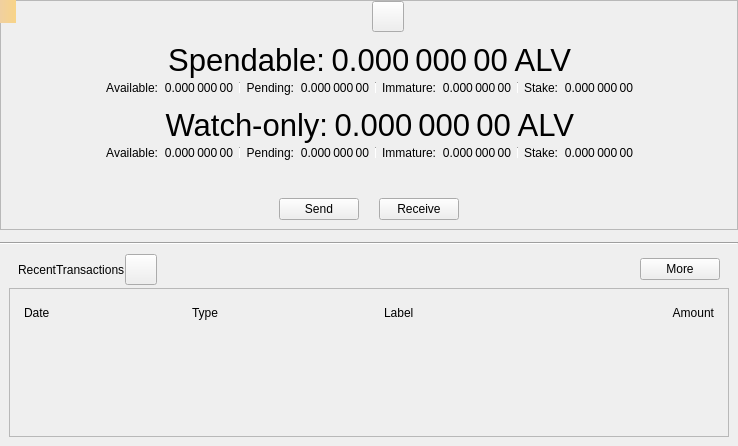
<?xml version="1.0" encoding="UTF-8"?>
<ui version="4.0">
 <class>OverviewPage</class>
 <widget class="QWidget" name="OverviewPage">
  <property name="geometry">
   <rect>
    <x>0</x>
    <y>0</y>
    <width>738</width>
    <height>446</height>
   </rect>
  </property>
  <property name="windowTitle">
   <string>Form</string>
  </property>
  <layout class="QVBoxLayout" name="verticalLayout_6">
   <property name="spacing">
    <number>0</number>
   </property>
   <property name="leftMargin">
    <number>0</number>
   </property>
   <property name="topMargin">
    <number>0</number>
   </property>
   <property name="rightMargin">
    <number>0</number>
   </property>
   <property name="bottomMargin">
    <number>0</number>
   </property>
   <item>
    <widget class="QFrame" name="frameBalances">
     <property name="frameShape">
      <enum>QFrame::StyledPanel</enum>
     </property>
     <property name="frameShadow">
      <enum>QFrame::Raised</enum>
     </property>
     <layout class="QVBoxLayout" name="verticalLayout_5">
      <property name="spacing">
       <number>0</number>
      </property>
      <property name="leftMargin">
       <number>0</number>
      </property>
      <property name="topMargin">
       <number>0</number>
      </property>
      <property name="rightMargin">
       <number>0</number>
      </property>
      <property name="bottomMargin">
       <number>0</number>
      </property>
      <item>
       <widget class="QWidget" name="widgetStatus" native="true">
        <layout class="QHBoxLayout" name="horizontalLayout_16">
         <property name="leftMargin">
          <number>0</number>
         </property>
         <property name="topMargin">
          <number>0</number>
         </property>
         <property name="rightMargin">
          <number>0</number>
         </property>
         <property name="bottomMargin">
          <number>0</number>
         </property>
         <item>
          <spacer name="horizontalSpacer_6">
           <property name="orientation">
            <enum>Qt::Horizontal</enum>
           </property>
           <property name="sizeHint" stdset="0">
            <size>
             <width>0</width>
             <height>20</height>
            </size>
           </property>
          </spacer>
         </item>
         <item>
          <widget class="QLabel" name="labelLogo">
           <property name="sizePolicy">
            <sizepolicy hsizetype="Fixed" vsizetype="Fixed">
             <horstretch>0</horstretch>
             <verstretch>0</verstretch>
            </sizepolicy>
           </property>
           <property name="minimumSize">
            <size>
             <width>32</width>
             <height>32</height>
            </size>
           </property>
          </widget>
         </item>
         <item>
          <widget class="QToolButton" name="labelWalletStatus">
           <property name="enabled">
            <bool>true</bool>
           </property>
           <property name="toolTip">
            <string>The displayed information may be out of date. Your wallet automatically synchronizes with the AlveyCoin network after a connection is established, but this process has not completed yet.</string>
           </property>
           <property name="text">
            <string/>
           </property>
           <property name="icon">
            <iconset>
             <normaloff>:/icons/warning</normaloff>
             <disabledoff>:/icons/warning</disabledoff>:/icons/warning</iconset>
           </property>
           <property name="iconSize">
            <size>
             <width>24</width>
             <height>24</height>
            </size>
           </property>
           <property name="flat" stdset="0">
            <bool>false</bool>
           </property>
          </widget>
         </item>
         <item>
          <spacer name="horizontalSpacer_5">
           <property name="orientation">
            <enum>Qt::Horizontal</enum>
           </property>
           <property name="sizeHint" stdset="0">
            <size>
             <width>0</width>
             <height>20</height>
            </size>
           </property>
          </spacer>
         </item>
        </layout>
       </widget>
      </item>
      <item>
       <widget class="QWidget" name="widgetWallet" native="true">
        <layout class="QVBoxLayout" name="verticalLayout_2">
         <property name="spacing">
          <number>0</number>
         </property>
         <item>
          <widget class="QWidget" name="widgetTotal" native="true">
           <layout class="QHBoxLayout" name="horizontalLayout">
            <property name="leftMargin">
             <number>0</number>
            </property>
            <property name="topMargin">
             <number>0</number>
            </property>
            <property name="rightMargin">
             <number>0</number>
            </property>
            <property name="bottomMargin">
             <number>0</number>
            </property>
            <item>
             <spacer name="horizontalSpacer_7">
              <property name="orientation">
               <enum>Qt::Horizontal</enum>
              </property>
              <property name="sizeHint" stdset="0">
               <size>
                <width>0</width>
                <height>20</height>
               </size>
              </property>
             </spacer>
            </item>
            <item>
             <widget class="QLabel" name="labelSpendable">
              <property name="font">
               <font>
                <pointsize>23</pointsize>
               </font>
              </property>
              <property name="text">
               <string>Spendable:</string>
              </property>
              <property name="alignment">
               <set>Qt::AlignRight|Qt::AlignTrailing|Qt::AlignVCenter</set>
              </property>
             </widget>
            </item>
            <item>
             <widget class="QLabel" name="labelTotal">
              <property name="font">
               <font>
                <pointsize>23</pointsize>
               </font>
              </property>
              <property name="cursor">
               <cursorShape>IBeamCursor</cursorShape>
              </property>
              <property name="toolTip">
               <string>Your current total balance</string>
              </property>
              <property name="text">
               <string notr="true">0.000 000 00 ALV</string>
              </property>
              <property name="alignment">
               <set>Qt::AlignRight|Qt::AlignTrailing|Qt::AlignVCenter</set>
              </property>
              <property name="textInteractionFlags">
               <set>Qt::LinksAccessibleByMouse|Qt::TextSelectableByMouse</set>
              </property>
             </widget>
            </item>
            <item>
             <spacer name="horizontalSpacer_8">
              <property name="orientation">
               <enum>Qt::Horizontal</enum>
              </property>
              <property name="sizeHint" stdset="0">
               <size>
                <width>0</width>
                <height>20</height>
               </size>
              </property>
             </spacer>
            </item>
           </layout>
          </widget>
         </item>
         <item>
          <layout class="QHBoxLayout" name="horizontalLayout_13">
           <property name="leftMargin">
            <number>0</number>
           </property>
           <property name="topMargin">
            <number>0</number>
           </property>
           <property name="rightMargin">
            <number>0</number>
           </property>
           <property name="bottomMargin">
            <number>0</number>
           </property>
           <item>
            <spacer name="horizontalSpacer_9">
             <property name="orientation">
              <enum>Qt::Horizontal</enum>
             </property>
             <property name="sizeHint" stdset="0">
              <size>
               <width>40</width>
               <height>20</height>
              </size>
             </property>
            </spacer>
           </item>
           <item>
            <widget class="QWidget" name="widgetBalance" native="true">
             <layout class="QHBoxLayout" name="horizontalLayout_2">
              <property name="leftMargin">
               <number>0</number>
              </property>
              <property name="topMargin">
               <number>0</number>
              </property>
              <property name="rightMargin">
               <number>0</number>
              </property>
              <property name="bottomMargin">
               <number>0</number>
              </property>
              <item>
               <widget class="QLabel" name="labelBalanceText">
                <property name="text">
                 <string>Available:</string>
                </property>
                <property name="alignment">
                 <set>Qt::AlignRight|Qt::AlignTrailing|Qt::AlignVCenter</set>
                </property>
               </widget>
              </item>
              <item>
               <widget class="QLabel" name="labelBalance">
                <property name="cursor">
                 <cursorShape>IBeamCursor</cursorShape>
                </property>
                <property name="toolTip">
                 <string>Your current spendable balance</string>
                </property>
                <property name="text">
                 <string notr="true">0.000 000 00</string>
                </property>
                <property name="alignment">
                 <set>Qt::AlignRight|Qt::AlignTrailing|Qt::AlignVCenter</set>
                </property>
                <property name="textInteractionFlags">
                 <set>Qt::LinksAccessibleByMouse|Qt::TextSelectableByMouse</set>
                </property>
               </widget>
              </item>
             </layout>
            </widget>
           </item>
           <item>
            <widget class="QWidget" name="widgetPending" native="true">
             <layout class="QHBoxLayout" name="horizontalLayout_3">
              <property name="leftMargin">
               <number>6</number>
              </property>
              <property name="topMargin">
               <number>0</number>
              </property>
              <property name="rightMargin">
               <number>0</number>
              </property>
              <property name="bottomMargin">
               <number>0</number>
              </property>
              <item>
               <widget class="Line" name="vLine">
                <property name="maximumSize">
                 <size>
                  <width>1</width>
                  <height>12</height>
                 </size>
                </property>
                <property name="orientation">
                 <enum>Qt::Vertical</enum>
                </property>
               </widget>
              </item>
              <item>
               <widget class="QLabel" name="labelPendingText">
                <property name="text">
                 <string>Pending:</string>
                </property>
                <property name="alignment">
                 <set>Qt::AlignRight|Qt::AlignTrailing|Qt::AlignVCenter</set>
                </property>
               </widget>
              </item>
              <item>
               <widget class="QLabel" name="labelUnconfirmed">
                <property name="cursor">
                 <cursorShape>IBeamCursor</cursorShape>
                </property>
                <property name="toolTip">
                 <string>Total of transactions that have yet to be confirmed, and do not yet count toward the spendable balance</string>
                </property>
                <property name="text">
                 <string notr="true">0.000 000 00</string>
                </property>
                <property name="alignment">
                 <set>Qt::AlignRight|Qt::AlignTrailing|Qt::AlignVCenter</set>
                </property>
                <property name="textInteractionFlags">
                 <set>Qt::LinksAccessibleByMouse|Qt::TextSelectableByMouse</set>
                </property>
               </widget>
              </item>
             </layout>
            </widget>
           </item>
           <item>
            <widget class="QWidget" name="widgetImmature" native="true">
             <layout class="QHBoxLayout" name="horizontalLayout_4">
              <property name="leftMargin">
               <number>6</number>
              </property>
              <property name="topMargin">
               <number>0</number>
              </property>
              <property name="rightMargin">
               <number>0</number>
              </property>
              <property name="bottomMargin">
               <number>0</number>
              </property>
              <item>
               <widget class="Line" name="vLine_2">
                <property name="maximumSize">
                 <size>
                  <width>1</width>
                  <height>12</height>
                 </size>
                </property>
                <property name="orientation">
                 <enum>Qt::Vertical</enum>
                </property>
               </widget>
              </item>
              <item>
               <widget class="QLabel" name="labelImmatureText">
                <property name="text">
                 <string>Immature:</string>
                </property>
                <property name="alignment">
                 <set>Qt::AlignRight|Qt::AlignTrailing|Qt::AlignVCenter</set>
                </property>
               </widget>
              </item>
              <item>
               <widget class="QLabel" name="labelImmature">
                <property name="cursor">
                 <cursorShape>IBeamCursor</cursorShape>
                </property>
                <property name="toolTip">
                 <string>Mined balance that has not yet matured</string>
                </property>
                <property name="text">
                 <string notr="true">0.000 000 00</string>
                </property>
                <property name="alignment">
                 <set>Qt::AlignRight|Qt::AlignTrailing|Qt::AlignVCenter</set>
                </property>
                <property name="textInteractionFlags">
                 <set>Qt::LinksAccessibleByMouse|Qt::TextSelectableByMouse</set>
                </property>
               </widget>
              </item>
             </layout>
            </widget>
           </item>
           <item>
            <widget class="QWidget" name="widgetStake" native="true">
             <layout class="QHBoxLayout" name="horizontalLayout_7">
              <property name="leftMargin">
               <number>6</number>
              </property>
              <property name="topMargin">
               <number>0</number>
              </property>
              <property name="rightMargin">
               <number>0</number>
              </property>
              <property name="bottomMargin">
               <number>0</number>
              </property>
              <item>
               <widget class="Line" name="vLine_3">
                <property name="maximumSize">
                 <size>
                  <width>1</width>
                  <height>12</height>
                 </size>
                </property>
                <property name="orientation">
                 <enum>Qt::Vertical</enum>
                </property>
               </widget>
              </item>
              <item>
               <widget class="QLabel" name="labelStakeText">
                <property name="text">
                 <string>Stake:</string>
                </property>
                <property name="alignment">
                 <set>Qt::AlignRight|Qt::AlignTrailing|Qt::AlignVCenter</set>
                </property>
               </widget>
              </item>
              <item>
               <widget class="QLabel" name="labelStake">
                <property name="text">
                 <string>0.000 000 00</string>
                </property>
                <property name="alignment">
                 <set>Qt::AlignRight|Qt::AlignTrailing|Qt::AlignVCenter</set>
                </property>
                <property name="textInteractionFlags">
                 <set>Qt::LinksAccessibleByMouse|Qt::TextSelectableByMouse</set>
                </property>
               </widget>
              </item>
             </layout>
            </widget>
           </item>
           <item>
            <spacer name="horizontalSpacer_10">
             <property name="orientation">
              <enum>Qt::Horizontal</enum>
             </property>
             <property name="sizeHint" stdset="0">
              <size>
               <width>40</width>
               <height>20</height>
              </size>
             </property>
            </spacer>
           </item>
          </layout>
         </item>
        </layout>
       </widget>
      </item>
      <item>
       <widget class="QWidget" name="widgetWatch" native="true">
        <layout class="QVBoxLayout" name="verticalLayout_4">
         <property name="spacing">
          <number>0</number>
         </property>
         <property name="topMargin">
          <number>0</number>
         </property>
         <property name="bottomMargin">
          <number>0</number>
         </property>
         <item>
          <widget class="QWidget" name="widgetWatchTotal" native="true">
           <layout class="QHBoxLayout" name="horizontalLayout_8">
            <property name="leftMargin">
             <number>0</number>
            </property>
            <property name="topMargin">
             <number>0</number>
            </property>
            <property name="rightMargin">
             <number>0</number>
            </property>
            <property name="bottomMargin">
             <number>0</number>
            </property>
            <item>
             <spacer name="horizontalSpacer_11">
              <property name="orientation">
               <enum>Qt::Horizontal</enum>
              </property>
              <property name="sizeHint" stdset="0">
               <size>
                <width>0</width>
                <height>20</height>
               </size>
              </property>
             </spacer>
            </item>
            <item>
             <widget class="QLabel" name="labelWatchonly">
              <property name="font">
               <font>
                <pointsize>23</pointsize>
               </font>
              </property>
              <property name="text">
               <string>Watch-only:</string>
              </property>
              <property name="alignment">
               <set>Qt::AlignRight|Qt::AlignTrailing|Qt::AlignVCenter</set>
              </property>
             </widget>
            </item>
            <item>
             <widget class="QLabel" name="labelWatchTotal">
              <property name="font">
               <font>
                <pointsize>23</pointsize>
               </font>
              </property>
              <property name="cursor">
               <cursorShape>IBeamCursor</cursorShape>
              </property>
              <property name="toolTip">
               <string>Current total balance in watch-only addresses</string>
              </property>
              <property name="text">
               <string notr="true">0.000 000 00 ALV</string>
              </property>
              <property name="alignment">
               <set>Qt::AlignRight|Qt::AlignTrailing|Qt::AlignVCenter</set>
              </property>
              <property name="textInteractionFlags">
               <set>Qt::LinksAccessibleByMouse|Qt::TextSelectableByMouse</set>
              </property>
             </widget>
            </item>
            <item>
             <spacer name="horizontalSpacer_12">
              <property name="orientation">
               <enum>Qt::Horizontal</enum>
              </property>
              <property name="sizeHint" stdset="0">
               <size>
                <width>0</width>
                <height>20</height>
               </size>
              </property>
             </spacer>
            </item>
           </layout>
          </widget>
         </item>
         <item>
          <layout class="QHBoxLayout" name="horizontalLayout_14">
           <property name="leftMargin">
            <number>0</number>
           </property>
           <property name="rightMargin">
            <number>0</number>
           </property>
           <item>
            <spacer name="horizontalSpacer_13">
             <property name="orientation">
              <enum>Qt::Horizontal</enum>
             </property>
             <property name="sizeHint" stdset="0">
              <size>
               <width>0</width>
               <height>20</height>
              </size>
             </property>
            </spacer>
           </item>
           <item>
            <widget class="QWidget" name="widgetWatchAvailable" native="true">
             <layout class="QHBoxLayout" name="horizontalLayout_9">
              <property name="leftMargin">
               <number>0</number>
              </property>
              <property name="topMargin">
               <number>0</number>
              </property>
              <property name="rightMargin">
               <number>0</number>
              </property>
              <property name="bottomMargin">
               <number>0</number>
              </property>
              <item>
               <widget class="QLabel" name="labelWatchAvailableText">
                <property name="text">
                 <string>Available:</string>
                </property>
                <property name="alignment">
                 <set>Qt::AlignRight|Qt::AlignTrailing|Qt::AlignVCenter</set>
                </property>
               </widget>
              </item>
              <item>
               <widget class="QLabel" name="labelWatchAvailable">
                <property name="cursor">
                 <cursorShape>IBeamCursor</cursorShape>
                </property>
                <property name="toolTip">
                 <string>Your current balance in watch-only addresses</string>
                </property>
                <property name="text">
                 <string notr="true">0.000 000 00</string>
                </property>
                <property name="alignment">
                 <set>Qt::AlignRight|Qt::AlignTrailing|Qt::AlignVCenter</set>
                </property>
                <property name="textInteractionFlags">
                 <set>Qt::LinksAccessibleByMouse|Qt::TextSelectableByMouse</set>
                </property>
               </widget>
              </item>
             </layout>
            </widget>
           </item>
           <item>
            <widget class="QWidget" name="widgetWatchPending" native="true">
             <layout class="QHBoxLayout" name="horizontalLayout_10">
              <property name="leftMargin">
               <number>6</number>
              </property>
              <property name="topMargin">
               <number>0</number>
              </property>
              <property name="rightMargin">
               <number>0</number>
              </property>
              <property name="bottomMargin">
               <number>0</number>
              </property>
              <item>
               <widget class="Line" name="vLine_4">
                <property name="maximumSize">
                 <size>
                  <width>1</width>
                  <height>12</height>
                 </size>
                </property>
                <property name="orientation">
                 <enum>Qt::Vertical</enum>
                </property>
               </widget>
              </item>
              <item>
               <widget class="QLabel" name="labelWatchPendingText">
                <property name="text">
                 <string>Pending:</string>
                </property>
                <property name="alignment">
                 <set>Qt::AlignRight|Qt::AlignTrailing|Qt::AlignVCenter</set>
                </property>
               </widget>
              </item>
              <item>
               <widget class="QLabel" name="labelWatchPending">
                <property name="cursor">
                 <cursorShape>IBeamCursor</cursorShape>
                </property>
                <property name="toolTip">
                 <string>Unconfirmed transactions to watch-only addresses</string>
                </property>
                <property name="text">
                 <string notr="true">0.000 000 00</string>
                </property>
                <property name="alignment">
                 <set>Qt::AlignRight|Qt::AlignTrailing|Qt::AlignVCenter</set>
                </property>
                <property name="textInteractionFlags">
                 <set>Qt::LinksAccessibleByMouse|Qt::TextSelectableByMouse</set>
                </property>
               </widget>
              </item>
             </layout>
            </widget>
           </item>
           <item>
            <widget class="QWidget" name="widgetWatchImmature" native="true">
             <layout class="QHBoxLayout" name="horizontalLayout_11">
              <property name="leftMargin">
               <number>6</number>
              </property>
              <property name="topMargin">
               <number>0</number>
              </property>
              <property name="rightMargin">
               <number>0</number>
              </property>
              <property name="bottomMargin">
               <number>0</number>
              </property>
              <item>
               <widget class="Line" name="vLine_5">
                <property name="maximumSize">
                 <size>
                  <width>1</width>
                  <height>12</height>
                 </size>
                </property>
                <property name="orientation">
                 <enum>Qt::Vertical</enum>
                </property>
               </widget>
              </item>
              <item>
               <widget class="QLabel" name="labelWatchImmatureText">
                <property name="text">
                 <string>Immature:</string>
                </property>
                <property name="alignment">
                 <set>Qt::AlignRight|Qt::AlignTrailing|Qt::AlignVCenter</set>
                </property>
               </widget>
              </item>
              <item>
               <widget class="QLabel" name="labelWatchImmature">
                <property name="cursor">
                 <cursorShape>IBeamCursor</cursorShape>
                </property>
                <property name="toolTip">
                 <string>Mined balance in watch-only addresses that has not yet matured</string>
                </property>
                <property name="text">
                 <string notr="true">0.000 000 00</string>
                </property>
                <property name="alignment">
                 <set>Qt::AlignRight|Qt::AlignTrailing|Qt::AlignVCenter</set>
                </property>
                <property name="textInteractionFlags">
                 <set>Qt::LinksAccessibleByMouse|Qt::TextSelectableByMouse</set>
                </property>
               </widget>
              </item>
             </layout>
            </widget>
           </item>
           <item>
            <widget class="QWidget" name="widgetWatchStake" native="true">
             <layout class="QHBoxLayout" name="horizontalLayout_12">
              <property name="leftMargin">
               <number>6</number>
              </property>
              <property name="topMargin">
               <number>0</number>
              </property>
              <property name="rightMargin">
               <number>0</number>
              </property>
              <property name="bottomMargin">
               <number>0</number>
              </property>
              <item>
               <widget class="Line" name="vLine_6">
                <property name="maximumSize">
                 <size>
                  <width>1</width>
                  <height>12</height>
                 </size>
                </property>
                <property name="orientation">
                 <enum>Qt::Vertical</enum>
                </property>
               </widget>
              </item>
              <item>
               <widget class="QLabel" name="labelWatchStakeText">
                <property name="text">
                 <string>Stake:</string>
                </property>
                <property name="alignment">
                 <set>Qt::AlignRight|Qt::AlignTrailing|Qt::AlignVCenter</set>
                </property>
               </widget>
              </item>
              <item>
               <widget class="QLabel" name="labelWatchStake">
                <property name="text">
                 <string>0.000 000 00</string>
                </property>
                <property name="alignment">
                 <set>Qt::AlignRight|Qt::AlignTrailing|Qt::AlignVCenter</set>
                </property>
                <property name="textInteractionFlags">
                 <set>Qt::LinksAccessibleByMouse|Qt::TextSelectableByMouse</set>
                </property>
               </widget>
              </item>
             </layout>
            </widget>
           </item>
           <item>
            <spacer name="horizontalSpacer_14">
             <property name="orientation">
              <enum>Qt::Horizontal</enum>
             </property>
             <property name="sizeHint" stdset="0">
              <size>
               <width>0</width>
               <height>20</height>
              </size>
             </property>
            </spacer>
           </item>
          </layout>
         </item>
        </layout>
       </widget>
      </item>
      <item>
       <widget class="QWidget" name="widgetTransaction" native="true">
        <layout class="QHBoxLayout" name="horizontalLayout_15">
         <property name="spacing">
          <number>20</number>
         </property>
         <property name="topMargin">
          <number>35</number>
         </property>
         <item>
          <spacer name="horizontalSpacer_15">
           <property name="orientation">
            <enum>Qt::Horizontal</enum>
           </property>
           <property name="sizeHint" stdset="0">
            <size>
             <width>0</width>
             <height>20</height>
            </size>
           </property>
          </spacer>
         </item>
         <item>
          <widget class="AlveyCoinPushButton" name="buttonSend">
           <property name="text">
            <string>Send</string>
           </property>
          </widget>
         </item>
         <item>
          <widget class="AlveyCoinPushButton" name="buttonReceive">
           <property name="text">
            <string>Receive</string>
           </property>
          </widget>
         </item>
         <item>
          <spacer name="horizontalSpacer_16">
           <property name="orientation">
            <enum>Qt::Horizontal</enum>
           </property>
           <property name="sizeHint" stdset="0">
            <size>
             <width>0</width>
             <height>20</height>
            </size>
           </property>
          </spacer>
         </item>
        </layout>
       </widget>
      </item>
     </layout>
    </widget>
   </item>
   <item>
    <spacer name="verticalSpacer_5">
     <property name="orientation">
      <enum>Qt::Vertical</enum>
     </property>
     <property name="sizeType">
      <enum>QSizePolicy::Fixed</enum>
     </property>
     <property name="sizeHint" stdset="0">
      <size>
       <width>20</width>
       <height>12</height>
      </size>
     </property>
    </spacer>
   </item>
   <item>
    <widget class="Line" name="hLine">
     <property name="orientation">
      <enum>Qt::Horizontal</enum>
     </property>
    </widget>
   </item>
   <item>
    <spacer name="verticalSpacer_4">
     <property name="orientation">
      <enum>Qt::Vertical</enum>
     </property>
     <property name="sizeType">
      <enum>QSizePolicy::Fixed</enum>
     </property>
     <property name="sizeHint" stdset="0">
      <size>
       <width>20</width>
       <height>0</height>
      </size>
     </property>
    </spacer>
   </item>
   <item>
    <widget class="QWidget" name="widgetRecent" native="true">
     <layout class="QVBoxLayout" name="verticalLayout">
      <property name="spacing">
       <number>0</number>
      </property>
      <item>
       <layout class="QHBoxLayout" name="horizontalLayout_6">
        <property name="leftMargin">
         <number>9</number>
        </property>
        <property name="rightMargin">
         <number>9</number>
        </property>
        <property name="bottomMargin">
         <number>3</number>
        </property>
        <item>
         <widget class="QLabel" name="labelRecentTransactions">
          <property name="text">
           <string>RecentTransactions</string>
          </property>
         </widget>
        </item>
        <item>
         <widget class="QToolButton" name="labelTransactionsStatus">
          <property name="enabled">
           <bool>true</bool>
          </property>
          <property name="toolTip">
           <string>The displayed information may be out of date. Your wallet automatically synchronizes with the AlveyCoin network after a connection is established, but this process has not completed yet.</string>
          </property>
          <property name="text">
           <string/>
          </property>
          <property name="icon">
           <iconset>
            <normaloff>:/icons/warning</normaloff>
            <disabledoff>:/icons/warning</disabledoff>:/icons/warning</iconset>
          </property>
          <property name="iconSize">
           <size>
            <width>24</width>
            <height>24</height>
           </size>
          </property>
          <property name="flat" stdset="0">
           <bool>false</bool>
          </property>
         </widget>
        </item>
        <item>
         <spacer name="horizontalSpacer_3">
          <property name="orientation">
           <enum>Qt::Horizontal</enum>
          </property>
          <property name="sizeHint" stdset="0">
           <size>
            <width>0</width>
            <height>20</height>
           </size>
          </property>
         </spacer>
        </item>
        <item>
         <widget class="QPushButton" name="showMoreButton">
          <property name="text">
           <string>More</string>
          </property>
         </widget>
        </item>
       </layout>
      </item>
      <item>
       <layout class="QVBoxLayout" name="verticalLayout_3">
        <item>
         <widget class="QFrame" name="frameRecentTransactions">
          <property name="frameShape">
           <enum>QFrame::StyledPanel</enum>
          </property>
          <property name="frameShadow">
           <enum>QFrame::Raised</enum>
          </property>
          <layout class="QVBoxLayout" name="verticalLayout_8">
           <item>
            <widget class="QWidget" name="widget_header" native="true">
             <layout class="QHBoxLayout" name="horizontalLayout_5">
              <property name="spacing">
               <number>5</number>
              </property>
              <property name="leftMargin">
               <number>5</number>
              </property>
              <property name="topMargin">
               <number>5</number>
              </property>
              <property name="rightMargin">
               <number>5</number>
              </property>
              <property name="bottomMargin">
               <number>5</number>
              </property>
              <item>
               <widget class="QLabel" name="labelDate">
                <property name="text">
                 <string>Date</string>
                </property>
               </widget>
              </item>
              <item>
               <widget class="QLabel" name="labelType">
                <property name="text">
                 <string>Type</string>
                </property>
               </widget>
              </item>
              <item>
               <spacer name="horizontalSpacer_2">
                <property name="orientation">
                 <enum>Qt::Horizontal</enum>
                </property>
                <property name="sizeType">
                 <enum>QSizePolicy::Fixed</enum>
                </property>
                <property name="sizeHint" stdset="0">
                 <size>
                  <width>25</width>
                  <height>20</height>
                 </size>
                </property>
               </spacer>
              </item>
              <item>
               <widget class="QLabel" name="labelAddress">
                <property name="text">
                 <string>Label</string>
                </property>
               </widget>
              </item>
              <item>
               <widget class="QLabel" name="labelAmount">
                <property name="text">
                 <string>Amount</string>
                </property>
                <property name="alignment">
                 <set>Qt::AlignRight|Qt::AlignTrailing|Qt::AlignVCenter</set>
                </property>
               </widget>
              </item>
             </layout>
            </widget>
           </item>
           <item>
            <widget class="QListView" name="listTransactions">
             <property name="styleSheet">
              <string notr="true">QListView { background: transparent; }</string>
             </property>
             <property name="frameShape">
              <enum>QFrame::NoFrame</enum>
             </property>
             <property name="verticalScrollBarPolicy">
              <enum>Qt::ScrollBarAlwaysOff</enum>
             </property>
             <property name="horizontalScrollBarPolicy">
              <enum>Qt::ScrollBarAlwaysOff</enum>
             </property>
            </widget>
           </item>
          </layout>
         </widget>
        </item>
       </layout>
      </item>
     </layout>
    </widget>
   </item>
  </layout>
  <widget class="QLabel" name="labelAlerts">
   <property name="geometry">
    <rect>
     <x>0</x>
     <y>0</y>
     <width>16</width>
     <height>23</height>
    </rect>
   </property>
   <property name="visible">
    <bool>false</bool>
   </property>
   <property name="styleSheet">
    <string notr="true">QLabel { background-color: qlineargradient(x1: 0, y1: 0, x2: 1, y2: 0, stop:0 #F0D0A0, stop:1 #F8D488); color:#000000; }</string>
   </property>
   <property name="wordWrap">
    <bool>true</bool>
   </property>
   <property name="margin">
    <number>3</number>
   </property>
   <property name="textInteractionFlags">
    <set>Qt::TextSelectableByMouse</set>
   </property>
  </widget>
 </widget>
 <customwidgets>
  <customwidget>
   <class>AlveyCoinPushButton</class>
   <extends>QPushButton</extends>
   <header>qt/alveypushbutton.h</header>
  </customwidget>
 </customwidgets>
 <resources/>
 <connections/>
</ui>
